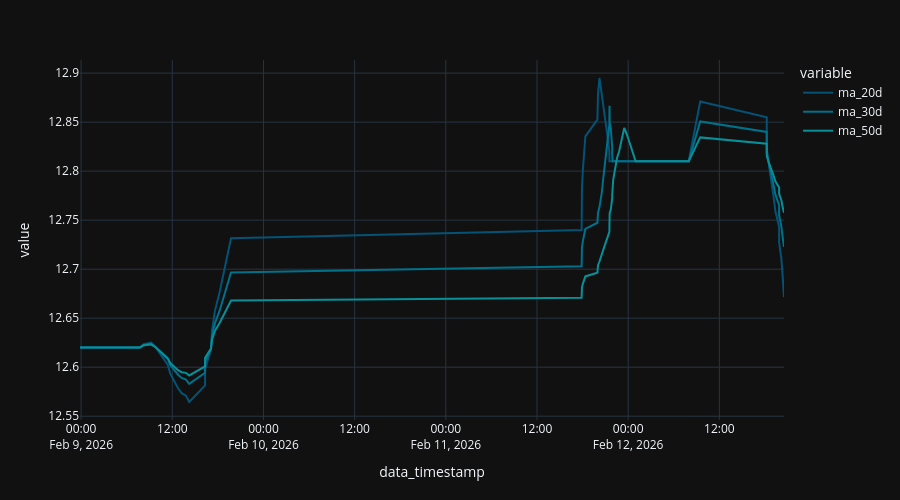

Notebook code for this chart:
### Code cell
x = df[df['ticker'] == asset_name][['data_timestamp', 'ma_20d', 'ma_30d', 'ma_50d', 'ticker']].sort_values(by="data_timestamp")

fig = px.line (
  x,
  "data_timestamp",
  ['ma_20d',"ma_30d", "ma_50d"],
#   color_discrete_sequence="Tealgrn_r",
)

fig.update_layout (
  height=500,
)

### Figure 1 — Plotly figure (JSON) as saved in the notebook; plotly's stock layout.template omitted (floating-point values rounded to 4 significant figures; data arrays with more than 128 entries replaced by an {"elided": "..."} marker saying what was removed)
{"data": [{"hovertemplate": "variable=ma_20d<br>data_timestamp=%{x}<br>value=%{y}<extra></extra>", "legendgroup": "ma_20d", "line": {"color": "rgb(4, 82, 117)", "dash": "solid"}, "marker": {"symbol": "circle"}, "mode": "lines", "name": "ma_20d", "orientation": "v", "showlegend": true, "type": "scatter", "x": {"elided": "160 str values"}, "xaxis": "x", "y": {"elided": "160 float values"}, "yaxis": "y"}, {"hovertemplate": "variable=ma_30d<br>data_timestamp=%{x}<br>value=%{y}<extra></extra>", "legendgroup": "ma_30d", "line": {"color": "rgb(0, 113, 139)", "dash": "solid"}, "marker": {"symbol": "circle"}, "mode": "lines", "name": "ma_30d", "orientation": "v", "showlegend": true, "type": "scatter", "x": {"elided": "160 str values"}, "xaxis": "x", "y": {"elided": "160 float values"}, "yaxis": "y"}, {"hovertemplate": "variable=ma_50d<br>data_timestamp=%{x}<br>value=%{y}<extra></extra>", "legendgroup": "ma_50d", "line": {"color": "rgb(8, 144, 153)", "dash": "solid"}, "marker": {"symbol": "circle"}, "mode": "lines", "name": "ma_50d", "orientation": "v", "showlegend": true, "type": "scatter", "x": {"elided": "160 str values"}, "xaxis": "x", "y": {"elided": "160 float values"}, "yaxis": "y"}], "layout": {"height": 500, "legend": {"title": {"text": "variable"}, "tracegroupgap": 0}, "margin": {"t": 60}, "xaxis": {"anchor": "y", "domain": [0, 1], "title": {"text": "data_timestamp"}}, "yaxis": {"anchor": "x", "domain": [0, 1], "title": {"text": "value"}}}}
